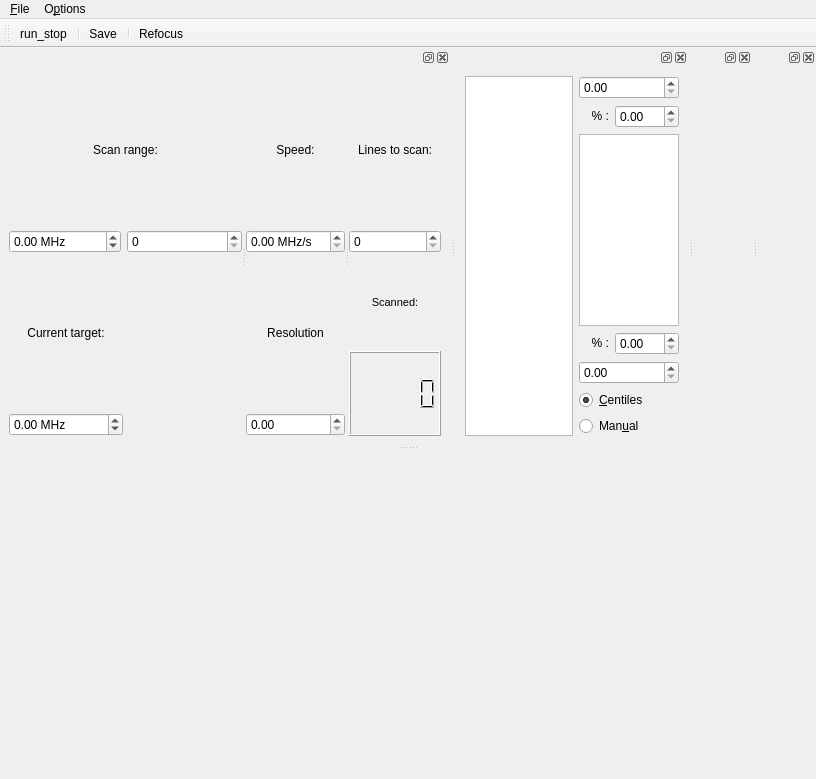
<?xml version="1.0" encoding="UTF-8"?>
<ui version="4.0">
 <class>MainWindow</class>
 <widget class="QMainWindow" name="MainWindow">
  <property name="geometry">
   <rect>
    <x>0</x>
    <y>0</y>
    <width>816</width>
    <height>779</height>
   </rect>
  </property>
  <property name="minimumSize">
   <size>
    <width>800</width>
    <height>600</height>
   </size>
  </property>
  <property name="contextMenuPolicy">
   <enum>Qt::DefaultContextMenu</enum>
  </property>
  <property name="windowTitle">
   <string>PLE scan</string>
  </property>
  <property name="dockNestingEnabled">
   <bool>true</bool>
  </property>
  <widget class="QWidget" name="centralwidget">
   <layout class="QGridLayout" name="gridLayout_3"/>
  </widget>
  <widget class="QMenuBar" name="menubar">
   <property name="geometry">
    <rect>
     <x>0</x>
     <y>0</y>
     <width>816</width>
     <height>21</height>
    </rect>
   </property>
   <widget class="QMenu" name="menu_File">
    <property name="title">
     <string>&amp;File</string>
    </property>
    <addaction name="action_Save"/>
    <addaction name="action_Exit"/>
   </widget>
   <widget class="QMenu" name="menu_Options">
    <property name="title">
     <string>O&amp;ptions</string>
    </property>
    <addaction name="action_Settings"/>
   </widget>
   <addaction name="menu_File"/>
   <addaction name="menu_Options"/>
  </widget>
  <widget class="QToolBar" name="toolBar">
   <property name="windowTitle">
    <string>toolBar</string>
   </property>
   <attribute name="toolBarArea">
    <enum>TopToolBarArea</enum>
   </attribute>
   <attribute name="toolBarBreak">
    <bool>false</bool>
   </attribute>
   <addaction name="action_run_stop"/>
   <addaction name="separator"/>
   <addaction name="action_Save"/>
   <addaction name="separator"/>
   <addaction name="actionRefocus"/>
  </widget>
  <widget class="QDockWidget" name="scan_control_DockWidget">
   <property name="sizePolicy">
    <sizepolicy hsizetype="Minimum" vsizetype="Minimum">
     <horstretch>0</horstretch>
     <verstretch>0</verstretch>
    </sizepolicy>
   </property>
   <property name="minimumSize">
    <size>
     <width>450</width>
     <height>140</height>
    </size>
   </property>
   <property name="floating">
    <bool>false</bool>
   </property>
   <property name="allowedAreas">
    <set>Qt::TopDockWidgetArea</set>
   </property>
   <attribute name="dockWidgetArea">
    <number>4</number>
   </attribute>
   <widget class="QWidget" name="controlDockWidgetContents">
    <layout class="QGridLayout" name="gridLayout_5">
     <item row="0" column="0">
      <widget class="QSplitter" name="splitter">
       <property name="orientation">
        <enum>Qt::Horizontal</enum>
       </property>
       <widget class="QWidget" name="layoutWidget_2">
        <layout class="QGridLayout" name="gridLayout_2">
         <item row="0" column="0" colspan="2">
          <layout class="QVBoxLayout" name="verticalLayout_2">
           <item>
            <widget class="QLabel" name="rangeLabel">
             <property name="text">
              <string>Scan range:</string>
             </property>
             <property name="alignment">
              <set>Qt::AlignCenter</set>
             </property>
            </widget>
           </item>
           <item>
            <layout class="QHBoxLayout" name="horizontalLayout_2">
             <item>
              <widget class="QDoubleSpinBox" name="startDoubleSpinBox">
               <property name="sizePolicy">
                <sizepolicy hsizetype="Minimum" vsizetype="Fixed">
                 <horstretch>0</horstretch>
                 <verstretch>0</verstretch>
                </sizepolicy>
               </property>
               <property name="minimumSize">
                <size>
                 <width>70</width>
                 <height>5</height>
                </size>
               </property>
               <property name="wrapping">
                <bool>false</bool>
               </property>
               <property name="frame">
                <bool>true</bool>
               </property>
               <property name="suffix">
                <string> MHz</string>
               </property>
               <property name="decimals">
                <number>2</number>
               </property>
               <property name="minimum">
                <double>-99.000000000000000</double>
               </property>
               <property name="maximum">
                <double>100000000.000000000000000</double>
               </property>
              </widget>
             </item>
             <item>
              <widget class="QSpinBox" name="stopSpinBox">
               <property name="sizePolicy">
                <sizepolicy hsizetype="MinimumExpanding" vsizetype="Fixed">
                 <horstretch>0</horstretch>
                 <verstretch>0</verstretch>
                </sizepolicy>
               </property>
               <property name="minimumSize">
                <size>
                 <width>70</width>
                 <height>0</height>
                </size>
               </property>
              </widget>
             </item>
            </layout>
           </item>
          </layout>
         </item>
         <item row="1" column="0">
          <layout class="QVBoxLayout" name="verticalLayout_3">
           <item>
            <widget class="QLabel" name="constLabel">
             <property name="text">
              <string>Current target:</string>
             </property>
             <property name="alignment">
              <set>Qt::AlignCenter</set>
             </property>
            </widget>
           </item>
           <item>
            <widget class="QDoubleSpinBox" name="constDoubleSpinBox">
             <property name="minimumSize">
              <size>
               <width>70</width>
               <height>0</height>
              </size>
             </property>
             <property name="suffix">
              <string> MHz</string>
             </property>
             <property name="decimals">
              <number>2</number>
             </property>
             <property name="minimum">
              <double>-99.000000000000000</double>
             </property>
             <property name="maximum">
              <double>100000000.000000000000000</double>
             </property>
            </widget>
           </item>
          </layout>
         </item>
         <item row="1" column="1">
          <layout class="QVBoxLayout" name="verticalLayout_8">
           <item>
            <widget class="QLabel" name="label">
             <property name="text">
              <string/>
             </property>
            </widget>
           </item>
           <item>
            <widget class="QLabel" name="label_2">
             <property name="text">
              <string/>
             </property>
            </widget>
           </item>
          </layout>
         </item>
        </layout>
       </widget>
       <widget class="QWidget" name="layoutWidget_7">
        <layout class="QVBoxLayout" name="verticalLayout_7">
         <item>
          <layout class="QVBoxLayout" name="verticalLayout_5">
           <item>
            <widget class="QLabel" name="speedLabel">
             <property name="text">
              <string>Speed:</string>
             </property>
             <property name="alignment">
              <set>Qt::AlignCenter</set>
             </property>
            </widget>
           </item>
           <item>
            <widget class="QDoubleSpinBox" name="speedDoubleSpinBox">
             <property name="sizePolicy">
              <sizepolicy hsizetype="Ignored" vsizetype="Fixed">
               <horstretch>0</horstretch>
               <verstretch>0</verstretch>
              </sizepolicy>
             </property>
             <property name="minimumSize">
              <size>
               <width>80</width>
               <height>0</height>
              </size>
             </property>
             <property name="suffix">
              <string> MHz/s</string>
             </property>
             <property name="decimals">
              <number>2</number>
             </property>
             <property name="maximum">
              <double>100000000.000000000000000</double>
             </property>
            </widget>
           </item>
          </layout>
         </item>
         <item>
          <layout class="QVBoxLayout" name="verticalLayout_4">
           <item>
            <widget class="QLabel" name="resLabel">
             <property name="text">
              <string>Resolution</string>
             </property>
             <property name="alignment">
              <set>Qt::AlignCenter</set>
             </property>
            </widget>
           </item>
           <item>
            <widget class="QDoubleSpinBox" name="resolutionDoubleSpinBox">
             <property name="sizePolicy">
              <sizepolicy hsizetype="Ignored" vsizetype="Fixed">
               <horstretch>0</horstretch>
               <verstretch>0</verstretch>
              </sizepolicy>
             </property>
             <property name="minimumSize">
              <size>
               <width>60</width>
               <height>0</height>
              </size>
             </property>
            </widget>
           </item>
          </layout>
         </item>
        </layout>
       </widget>
       <widget class="QWidget" name="layoutWidget_10">
        <layout class="QVBoxLayout" name="verticalLayout_10">
         <item>
          <layout class="QVBoxLayout" name="verticalLayout_9">
           <item>
            <widget class="QLabel" name="linesLabel">
             <property name="text">
              <string>Lines to scan:</string>
             </property>
             <property name="alignment">
              <set>Qt::AlignCenter</set>
             </property>
            </widget>
           </item>
           <item>
            <widget class="QSpinBox" name="lines_to_scan_SpinBox">
             <property name="sizePolicy">
              <sizepolicy hsizetype="Ignored" vsizetype="Fixed">
               <horstretch>0</horstretch>
               <verstretch>0</verstretch>
              </sizepolicy>
             </property>
             <property name="minimumSize">
              <size>
               <width>50</width>
               <height>0</height>
              </size>
             </property>
            </widget>
           </item>
          </layout>
         </item>
         <item>
          <layout class="QVBoxLayout" name="verticalLayout_6">
           <item>
            <widget class="QLabel" name="scannedLabel">
             <property name="font">
              <font>
               <pointsize>8</pointsize>
              </font>
             </property>
             <property name="text">
              <string>Scanned:</string>
             </property>
             <property name="alignment">
              <set>Qt::AlignCenter</set>
             </property>
            </widget>
           </item>
           <item>
            <widget class="QLCDNumber" name="elapsed_lines_DisplayWidget"/>
           </item>
          </layout>
         </item>
        </layout>
       </widget>
      </widget>
     </item>
    </layout>
   </widget>
  </widget>
  <widget class="QDockWidget" name="dockWidget_3">
   <property name="sizePolicy">
    <sizepolicy hsizetype="Minimum" vsizetype="Minimum">
     <horstretch>0</horstretch>
     <verstretch>0</verstretch>
    </sizepolicy>
   </property>
   <property name="minimumSize">
    <size>
     <width>180</width>
     <height>300</height>
    </size>
   </property>
   <property name="allowedAreas">
    <set>Qt::TopDockWidgetArea</set>
   </property>
   <attribute name="dockWidgetArea">
    <number>4</number>
   </attribute>
   <widget class="QWidget" name="dockWidgetContents_3">
    <layout class="QVBoxLayout" name="verticalLayout">
     <item>
      <layout class="QHBoxLayout" name="horizontalLayout_3">
       <item>
        <widget class="PlotWidget" name="voltscan_matrix_ViewWidget">
         <property name="sizePolicy">
          <sizepolicy hsizetype="Expanding" vsizetype="Expanding">
           <horstretch>1</horstretch>
           <verstretch>1</verstretch>
          </sizepolicy>
         </property>
        </widget>
       </item>
       <item>
        <layout class="QHBoxLayout" name="horizontalLayout">
         <item>
          <layout class="QGridLayout" name="gridLayout">
           <item row="3" column="0">
            <widget class="QLabel" name="percentLabel1">
             <property name="maximumSize">
              <size>
               <width>30</width>
               <height>16777215</height>
              </size>
             </property>
             <property name="text">
              <string>&lt;html&gt;&lt;head/&gt;&lt;body&gt;&lt;p align=&quot;right&quot;&gt;% :&lt;/p&gt;&lt;/body&gt;&lt;/html&gt;</string>
             </property>
            </widget>
           </item>
           <item row="1" column="0">
            <widget class="QLabel" name="percentLabel2">
             <property name="maximumSize">
              <size>
               <width>30</width>
               <height>16777215</height>
              </size>
             </property>
             <property name="text">
              <string>&lt;html&gt;&lt;head/&gt;&lt;body&gt;&lt;p align=&quot;right&quot;&gt;% :&lt;/p&gt;&lt;/body&gt;&lt;/html&gt;</string>
             </property>
            </widget>
           </item>
           <item row="6" column="0" colspan="2">
            <widget class="QRadioButton" name="voltscan_cb_manual_RadioButton">
             <property name="text">
              <string>Man&amp;ual</string>
             </property>
             <attribute name="buttonGroup">
              <string notr="true">buttonGroup</string>
             </attribute>
            </widget>
           </item>
           <item row="5" column="0" colspan="2">
            <widget class="QRadioButton" name="voltscan_cb_centiles_RadioButton">
             <property name="text">
              <string>&amp;Centiles</string>
             </property>
             <property name="checked">
              <bool>true</bool>
             </property>
             <attribute name="buttonGroup">
              <string notr="true">buttonGroup</string>
             </attribute>
            </widget>
           </item>
           <item row="2" column="0" colspan="2">
            <widget class="PlotWidget" name="voltscan_cb_ViewWidget">
             <property name="maximumSize">
              <size>
               <width>100</width>
               <height>16777215</height>
              </size>
             </property>
            </widget>
           </item>
           <item row="0" column="0" colspan="2">
            <widget class="QDoubleSpinBox" name="voltscan_cb_max_InputWidget">
             <property name="sizePolicy">
              <sizepolicy hsizetype="Minimum" vsizetype="Fixed">
               <horstretch>0</horstretch>
               <verstretch>0</verstretch>
              </sizepolicy>
             </property>
            </widget>
           </item>
           <item row="1" column="1">
            <widget class="QDoubleSpinBox" name="voltscan_cb_high_centile_InputWidget"/>
           </item>
           <item row="3" column="1">
            <widget class="QDoubleSpinBox" name="voltscan_cb_low_centile_InputWidget"/>
           </item>
           <item row="4" column="0" colspan="2">
            <widget class="QDoubleSpinBox" name="voltscan_cb_min_InputWidget"/>
           </item>
          </layout>
         </item>
        </layout>
       </item>
      </layout>
     </item>
    </layout>
   </widget>
  </widget>
  <widget class="QDockWidget" name="dockWidget_2">
   <property name="allowedAreas">
    <set>Qt::TopDockWidgetArea</set>
   </property>
   <attribute name="dockWidgetArea">
    <number>4</number>
   </attribute>
   <widget class="QWidget" name="dockWidgetContents_2"/>
  </widget>
  <widget class="QDockWidget" name="dockWidget_4">
   <property name="layoutDirection">
    <enum>Qt::LeftToRight</enum>
   </property>
   <property name="allowedAreas">
    <set>Qt::TopDockWidgetArea</set>
   </property>
   <attribute name="dockWidgetArea">
    <number>4</number>
   </attribute>
   <widget class="QWidget" name="dockWidgetContents_4"/>
  </widget>
  <action name="action_Settings">
   <property name="icon">
    <iconset>
     <normaloff>../../artwork/icons/oxygen/22x22/configure.png</normaloff>../../artwork/icons/oxygen/22x22/configure.png</iconset>
   </property>
   <property name="text">
    <string>&amp;Settings</string>
   </property>
  </action>
  <action name="action_Save">
   <property name="icon">
    <iconset>
     <normaloff>../../artwork/icons/oxygen/22x22/document-save.png</normaloff>../../artwork/icons/oxygen/22x22/document-save.png</iconset>
   </property>
   <property name="text">
    <string>&amp;Save</string>
   </property>
   <property name="toolTip">
    <string>Save odmr data</string>
   </property>
  </action>
  <action name="action_Exit">
   <property name="icon">
    <iconset>
     <normaloff>../../artwork/icons/oxygen/22x22/application-exit.png</normaloff>../../artwork/icons/oxygen/22x22/application-exit.png</iconset>
   </property>
   <property name="text">
    <string>&amp;Close</string>
   </property>
  </action>
  <action name="action_run_stop">
   <property name="checkable">
    <bool>true</bool>
   </property>
   <property name="icon">
    <iconset>
     <normaloff>../../artwork/icons/qudiTheme/22x22/start-counter.png</normaloff>../../artwork/icons/qudiTheme/22x22/start-counter.png</iconset>
   </property>
   <property name="text">
    <string>run_stop</string>
   </property>
  </action>
  <action name="actionRefocus">
   <property name="text">
    <string>Refocus</string>
   </property>
  </action>
  <zorder>scan_control_DockWidget</zorder>
  <zorder>dockWidget</zorder>
  <zorder>dockWidget_3</zorder>
  <zorder>dockWidget_2</zorder>
  <zorder>dockWidget_4</zorder>
 </widget>
 <customwidgets>
  <customwidget>
   <class>PlotWidget</class>
   <extends>QGraphicsView</extends>
   <header>pyqtgraph</header>
  </customwidget>
 </customwidgets>
 <tabstops>
  <tabstop>lines_to_scan_SpinBox</tabstop>
  <tabstop>resolutionDoubleSpinBox</tabstop>
  <tabstop>speedDoubleSpinBox</tabstop>
  <tabstop>constDoubleSpinBox</tabstop>
  <tabstop>voltscan_cb_max_InputWidget</tabstop>
  <tabstop>voltscan_cb_high_centile_InputWidget</tabstop>
  <tabstop>voltscan_cb_low_centile_InputWidget</tabstop>
  <tabstop>voltscan_cb_min_InputWidget</tabstop>
  <tabstop>voltscan_cb_centiles_RadioButton</tabstop>
  <tabstop>voltscan_cb_manual_RadioButton</tabstop>
  <tabstop>voltscan_cb_ViewWidget</tabstop>
 </tabstops>
 <resources/>
 <connections>
  <connection>
   <sender>action_Exit</sender>
   <signal>triggered()</signal>
   <receiver>MainWindow</receiver>
   <slot>close()</slot>
   <hints>
    <hint type="sourcelabel">
     <x>-1</x>
     <y>-1</y>
    </hint>
    <hint type="destinationlabel">
     <x>531</x>
     <y>347</y>
    </hint>
   </hints>
  </connection>
 </connections>
 <buttongroups>
  <buttongroup name="buttonGroup"/>
 </buttongroups>
</ui>
